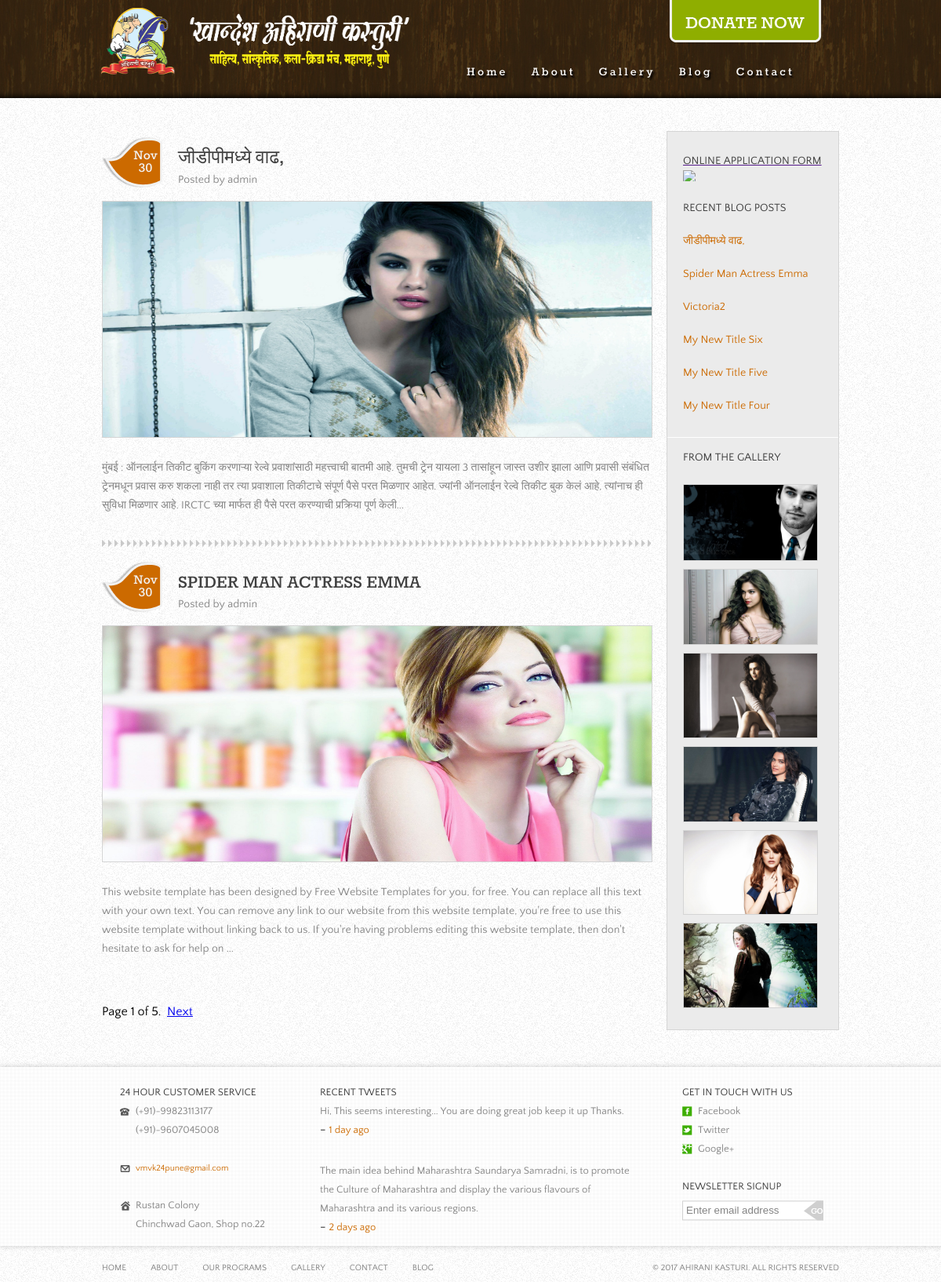
Screenshot of /blog/ with the database file from the repository.
### posts/models.py (models this page shows, shortened)
class Post(models.Model):
    title = models.CharField(max_length=120)
    image = models.ImageField(null=True,blank=True,width_field="width_field",height_field="height_field")
    width_field = models.IntegerField(default=0)
    height_field = models.IntegerField(default=0)
    content = models.TextField()
    updated = models.DateTimeField(auto_now=True, auto_now_add=False)
    timestamp = models.DateTimeField(auto_now=False, auto_now_add=True)
    def get_absolute_url(self):
        return reverse("post_detail", kwargs={"id":self.id})
    class Meta:
        ordering = ["-timestamp", "-updated"]

class Gallery(models.Model):
    title = models.CharField(max_length=120)
    image = models.ImageField(null=False,blank=False,width_field="width_field",height_field="height_field")
    width_field = models.IntegerField(default=0)
    height_field = models.IntegerField(default=0)
    content = models.TextField()
    updated = models.DateTimeField(auto_now=True, auto_now_add=False)
    timestamp = models.DateTimeField(auto_now=False, auto_now_add=True)
    class Meta:
        ordering = ["-timestamp", "-updated"]

### posts/views.py (the view)
# urls.py: url(r'^blog/$', views.post_home, name='post_home'),
def post_home(request):
    image_instanse=Gallery.objects.all().order_by('-id')[:6]
    queryset=Post.objects.all()#.order_by('-id')[:3]
    queryset1=Post.objects.filter().order_by('-id')[:6]
    paginator = Paginator(queryset, 2) # Show 2 Blog per page
    page = request.GET.get('page')
    try:
        queryset = paginator.page(page)
    except PageNotAnInteger:
        queryset = paginator.page(1)
    except EmptyPage:
        queryset = paginator.page(paginator.num_pages)
    context={
            "image_instanse":image_instanse,
            "object_list":queryset,
            "object_tit":queryset1,
        }
    return render(request, "marathi/blog.html", context)

### templates/marathi/blog.html (shortened to what this page needs)
{% load static %}
<!DOCTYPE html>
<html>
<head>
	<link rel="stylesheet" href="{% static 'css/style.css' %}" type = "text/css">
</head>
<body>
{% include 'marathi/nav.html' %}
	<div class="body">
		<div class="blog">
			<div>
				<ul>
					{% for obj in object_list %}
                    <li>
						<span>{{obj.timestamp|date:"M d"}}</span>
							<div>
								<h4><a href="{{ obj.get_absolute_url }}">{{ obj.title }}</a></h4>
								<span>Posted by admin</span>
							</div>
							{% if obj.image %}
								<a href="{{ obj.get_absolute_url }}"><img src='{{ obj.image.url }}' width="700" height="300" class='img-responsive'/></a><br>
							{% endif %}
						<p>
							{{ obj.content|slice:":367" }}...
						</p>
					</li>
					{% endfor %}
				</ul>
				<div class="pagination">
					<span>
						<span class="current">
							Page {{ object_list.number }} of {{ object_list.paginator.num_pages }}.&nbsp;
						</span>
						{% if object_list.has_next %}
							<a href="?page={{ object_list.next_page_number }}"> Next </a>
						{% endif %}
					</span>
				</div>
			</div>
			<div class="sidebar">
				<div>
					<span><a href=""><h4>online application form</h4><img src=" {% static 'images/new-bt-new.gif' %}" alt="new_logo"></a></span><br>
					<br><h4>Recent Blog Posts</h4><br>
					<ul>
						{% for obj in object_tit %}
						<li>
							<a href="{{ obj.get_absolute_url }}">{{ obj.title }}</a>
						</li><br>
						{% endfor %}
					</ul>
				</div>
				<div class="section">
					<h4>From The Gallery</h4><br>
					<ul>
						<li>
							{% if image_instanse %}
							{% for imag in image_instanse %}
								<a href="{% url 'gallery_detail' id=imag.id %}"><img src='{{ imag.image.url }}' style="width:170px" class='img-responsive'></a>
							{% endfor %}
							{% endif %}
						</li>
					</ul>
				</div>
			</div>
		</div>
    </div>
{% include 'marathi/footer.html' %}
</body>
</html>

### rows the page displays
Post: timestamp "Nov 30", title "जीडीपीमध्ये वाढ,", image (picture), content "मुंबई : ऑनलाईन तिकीट बुकिंग करणाऱ्या रेल्वे प्रवाशांसाठी महत्त्वाची बातमी आहे. तुमची ट्रेन यायला 3 तासांहून जास्त उशीर झाला आणि प्रवासी संबंधित ट्रेनमधून प्रवास करु शकला नाही तर त्या प्रवाशाला तिकीटाचे संपूर्ण पैसे परत मिळणार आहेत. ज्यांनी ऑनलाईन रेल्वे तिकीट बुक केलं आहे, त्यांनाच ही सुविधा मिळणार आहे. IRCTC च्या मार्फत ही पैसे परत करण्याची प्रक्रिया पूर्ण केली"
Post: timestamp "Nov 30", title "SPIDER MAN ACTRESS EMMA", image (picture), content "This website template has been designed by Free Website Templates for you, for free. You can replace all this text with your own text. You can remove any link to our website from this website template, you're free to use this website template without linking back to us. If you're having problems editing this website template, then don't hesitate to ask for help on", title "Spider Man Actress Emma"
Post: title "Victoria2"
Post: title "My New Title Six"
Post: title "My New Title Five"
Post: title "My New Title Four"
Gallery: image (picture)
Gallery: image (picture)
Gallery: image (picture)
Gallery: image (picture)
Gallery: image (picture)
Gallery: image (picture)

### other values shown
{{ object_list.number }} "1"
{{ object_list.paginator.num_pages }} "5"
